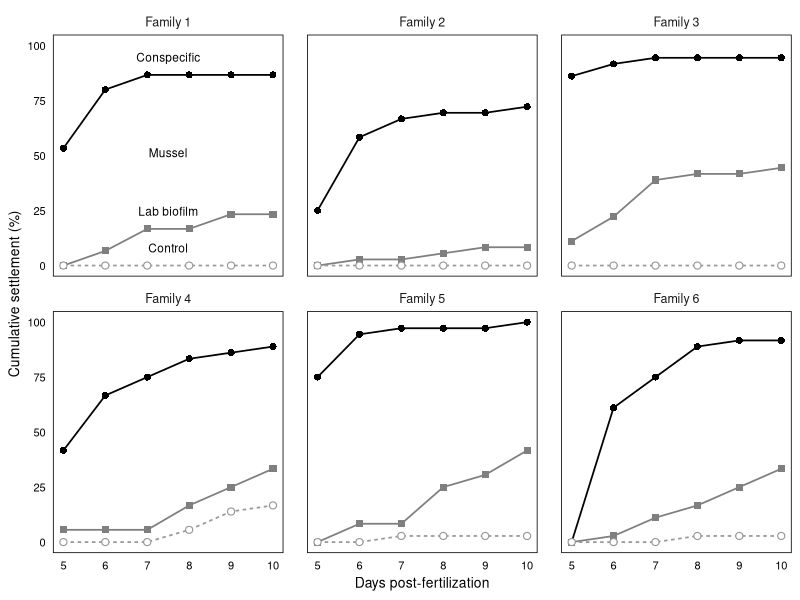
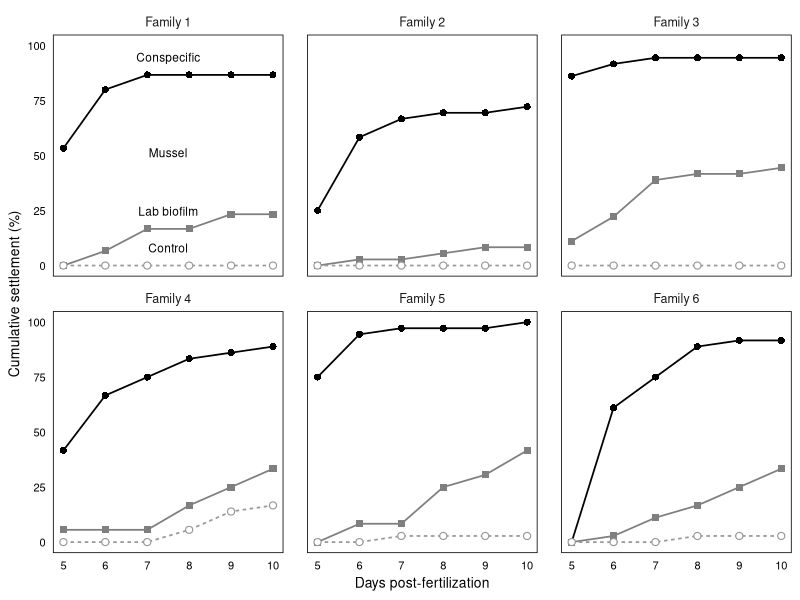
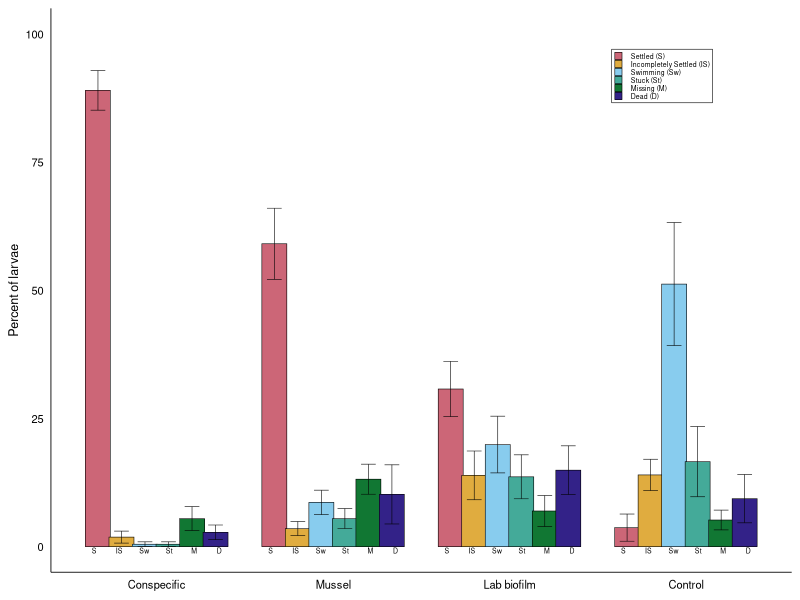
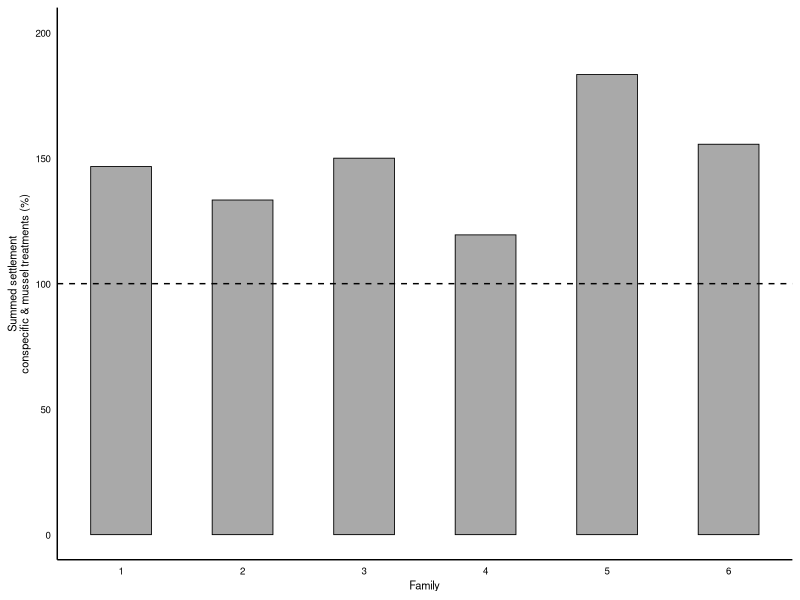

The R script that drew these images, in order:
## ---- chunk 1
knitr::opts_chunk$set(echo = TRUE)
knitr::opts_chunk$set(error = FALSE)

library(tidyverse)
library(ggplot2)
library(patchwork)
library(ggtext)
library(forcats)
## ---- chunk 2
# Data Pre-processing
# Treatment and score are factored as strings from integers and ordered appropriately. A new column "Larva" is added so individual larvae can be tracked through time.

data <- read.csv("../data/ficoSettlementData.csv")

data$Treatment <- factor(data$Treatment, 
                         levels = c(1, 2, 3, 4), 
                         labels = c("Conspecific", "Mussel", "Lab Biof", "Control"))
data$Score <- factor(data$Score,
                     levels = c(0, 1, 2, 3, 4, 5),
                     labels = c("Missing", "Juvenile", "Swimming", "Stuck", "Dead", "Part Meta"))

data$Score <- factor(data$Score, levels = c("Juvenile", "Part Meta", "Swimming", "Stuck", "Missing", "Dead"))

Larva <- paste(data$Family, data$Plate, data$Well, sep="-")
data <- cbind(data, Larva)

glimpse(data)
## ---- chunk 3
fig1Data <- data %>%
  group_by(Family, DPF, Treatment) %>%
  summarise(
    settlement = (sum(Score == "Juvenile")/n()) * 100
  )

first_family <- unique(fig1Data$Family)[1]

label_data <- fig1Data %>%
  filter(Family == first_family) %>%
  group_by(Treatment) %>%
  arrange(DPF) %>%
  slice(4) %>%
  ungroup()

label_data <- label_data %>%
  mutate(DPF = 7.5,
         label_y = settlement + 8,
         Treatment = fct_recode(Treatment,
                              "Conspecific" = "Conspecific",
                              "Mussel" = "Nat Biof",
                              "Lab biofilm" = "Lab Biof",
                              "Control" = "Control"))
  
## ---- chunk 4
fig1 <- ggplot(fig1Data, aes(x = DPF, y = settlement, color = Treatment, shape = Treatment, linetype = Treatment, fill = Treatment)) +
  geom_line(stat = "identity", linewidth = 0.6) +
  geom_point(stat = "identity", size = 2, stroke = 0.6) +
  scale_shape_manual(values = c(
    "Control" = 21,
    "Conspecific" = 16,
    "Nat Biof" = 17,
    "Lab Biof" = 15
  )) +
  scale_color_manual(values = c(
    "Control" = "grey60",
    "Conspecific" = "black",
    "Nat Biof" = "grey30",
    "Lab Biof" = "grey50"
  )) +
  scale_fill_manual(values = c(
    "Control" = "white",       # white fill for solid circle
    "Conspecific" = "black",
    "Nat Biof" = "grey30",
    "Lab Biof" = "grey50"
  )) +
  scale_linetype_manual(values = c(
    "Control" = "22",
    "Conspecific" = "solid",
    "Nat Biof" = "solid",
    "Lab Biof" = "solid"
  )) +
  geom_text(
    data = label_data,
    aes(x = DPF, y = label_y, label = Treatment),
    inherit.aes = FALSE,
    size = 3
  ) +
  facet_wrap(~ Family, labeller = labeller(Family = function(x) paste("Family", x))) +
  labs(
    x = "Days post-fertilization",
    y = "Cumulative settlement (%)",
    color = "Substrate",
    shape = "Substrate",
    linetype = "Substrate"
  ) +
  theme_minimal(base_size = 12) +
  theme(
    panel.grid = element_blank(),
    panel.border = element_rect(color = "black", fill = NA),
    axis.text = element_text(size = 8, color = "black"),
    axis.title = element_text(size = 10, margin = margin(r = 6)),
    legend.position = "none",
    panel.spacing.x = unit(.6, "cm"),
    strip.text = element_text(size = 9),
    panel.background = element_rect(fill = "white", color = NA),
  plot.background = element_rect(fill = "white", color = NA)
  )

print(fig1)

## ---- chunk 5

ggsave("Figure 2.TIFF", plot = fig1,
       width = 16.9, height = 11.8,
       units = "cm", dpi = 1200, compression = "lzw")

## ---- chunk 6
fig2Data <- data %>%
  filter(DPF == 10) %>%
  group_by(Family, Treatment, Score) %>%
  summarise(count = n()) %>%
  group_by(Family, Treatment) %>%
  mutate(percent = 100 * count / sum(count)) %>%
  ungroup() %>%
  complete(Family, Treatment, Score, fill = list(percent = 0, count = 0))

fig2DataAvg <- fig2Data %>%
  group_by(Treatment, Score) %>%
  summarize(
    mean_percent = mean(percent),
    SE = sd(percent) / sqrt(n())
  )

fig2DataAvg <- fig2DataAvg %>%
  mutate(ScoreLabel = dplyr::recode(as.character(Score),
    "Juvenile"   = "S",
    "Part Meta"  = "IS",
    "Swimming"   = "Sw",
    "Stuck"      = "St",
    "Missing"    = "M",
    "Dead"       = "D"
  ))


## ---- chunk 7
# ggplot(fig2DataAvg, aes(x = Treatment, y = mean_percent, fill = Score)) +
#   geom_bar(stat = "identity", width = 0.75, position = position_dodge(0.8), color = "black") +
#   scale_x_discrete(labels = c("Conspecific", "Field Biofilm", "Lab Biofilm", "Control")) +
#   scale_fill_manual(values = c("Juvenile" = "#CC6677", 
#                                "Part Meta" = "#E0AC3F",
#                                "Swimming" = "#88CCEE",
#                                "Stuck" = "#44AA99",
#                                "Missing" = "#117733",
#                                "Dead" = "#332288"),
#                     labels = c(
#                                "Juvenile" = "Settled (S)", 
#                                "Part Meta" = "Incompletely Settled (IS)",
#                                "Swimming" = "Swimming (Sw)",
#                                "Stuck" = "Stuck (St)",
#                                "Missing" = "Missing (M)",
#                                "Dead" = "Dead (D)"
#                                )) +
#   geom_errorbar(aes(ymin = mean_percent - SE, ymax = mean_percent + SE), position = position_dodge(0.8), width = 0.5) +
#     geom_text(
#     aes(label = ScoreLabel, y = 2),
#     position = position_dodge(0.8),
#     vjust = 2.3,
#     size = 3
#   ) +
#   labs(
#     y = "Percent of larvae",
#     x = "Treatment",
#     fill = "Score"
#   ) +
#   guides(fill = guide_legend(ncol = 2)) +
#   theme_minimal() +
#   theme(
#     panel.grid.major = element_blank(),
#     panel.grid.minor = element_blank(),
#     panel.border = element_rect(color = "black", fill = NA),
#     panel.spacing.y = unit(2, "lines"),
#     axis.title.y = element_text(margin = margin(r = 8)),
#     axis.title.x = element_text(margin = margin(t = 8)),
#     legend.position = "inside",
#     legend.position.inside = c(0.77, 0.85),
#     legend.background = element_rect(fill = "white"),
#     legend.key.size = unit(0.8, "lines"),
#     legend.title.align = 0.5
#   )

p <- ggplot(fig2DataAvg, aes(x = Treatment, y = mean_percent, fill = Score)) +
  geom_bar(stat = "identity", width = 0.85, position = position_dodge(0.8), color = "black", linewidth = 0.2) +
  scale_x_discrete(labels = c("Conspecific", "Mussel", "Lab biofilm", "Control")) +
  scale_fill_manual(values = c("Juvenile" = "#CC6677", 
                               "Part Meta" = "#E0AC3F",
                               "Swimming" = "#88CCEE",
                               "Stuck" = "#44AA99",
                               "Missing" = "#117733",
                               "Dead" = "#332288"),
                    labels = c(
                               "Juvenile" = "Settled (S)", 
                               "Part Meta" = "Incompletely Settled (IS)",
                               "Swimming" = "Swimming (Sw)",
                               "Stuck" = "Stuck (St)",
                               "Missing" = "Missing (M)",
                               "Dead" = "Dead (D)"
                               )) +
  geom_errorbar(aes(ymin = mean_percent - SE, ymax = mean_percent + SE), position = position_dodge(0.8), width = 0.5, linewidth = 0.2) +
    geom_text(
    aes(label = ScoreLabel, y = 1),
    position = position_dodge(0.85),
    vjust = 2,
    size = 1.75
  ) +
  labs(
    y = "Percent of larvae",
    x = "Substrate",
    fill = "Score"
  ) +
  guides(fill = guide_legend(ncol = 1)) +
  scale_y_continuous(limits = c(0, 100)) +
  theme_minimal(base_size = 12) +
  theme(
    panel.grid.major = element_blank(),
    panel.grid.minor = element_blank(),
    panel.border = element_blank(),
    axis.line.x = element_line(color = "black", size = 0.3),
    axis.line.y = element_line(color = "black", size= 0.3),
    panel.spacing.y = unit(2, "lines"),
    axis.title.y = element_text(margin = margin(r = 3), size = 9),
    axis.title.x = element_blank(),
    axis.text = element_text(size = 8, color = "black"),
    legend.position = "inside",
    legend.position.inside = c(0.825, 0.88),
    legend.background = element_rect(fill = "white", colour = "black", linewidth = 0.2),
    legend.key.size = unit(0.4, "lines"),
    legend.text = element_text(size = 5),
    legend.title = element_blank(),
    legend.margin = margin(2, 2, 2, 2),
    legend.box.margin = margin(0, 0, 0, 0),
    legend.key.width = unit(0.4, "lines"),
    panel.background = element_rect(fill = "white", color = NA),
    plot.background = element_rect(fill = "white", color = NA),
  )

  ggsave("Figure 3.tiff", plot = p,
       width = 8.4, height = 6.3, units = "cm", dpi = 1200, compression = "lzw")


## ---- chunk 8
fig3Data <- data %>%
  filter(DPF==10) %>%
  group_by(Family, Treatment) %>%
  summarise(
    juvenile = (sum(Score == "Juvenile") / n()) * 100
    )

fig3Data <- fig3Data %>%
  filter(Treatment %in% c("Conspecific", "Mussel")) %>%
  group_by(Family) %>%
  summarise(
    sumSet = sum(juvenile)
  )
## ---- chunk 9
fig4 <- ggplot(fig3Data, aes(x = Family, y = sumSet)) +
  geom_bar(stat = "identity", fill = "darkgrey", color = "black", width = 0.5, linewidth = 0.3) +
  geom_hline(yintercept = 100, linetype = "dashed", color = "black", linewidth = 0.5) +
  scale_x_continuous(breaks = 1:6) +
  scale_y_continuous(limits = c(0,200)) +
  labs(
    x = "Family",
    y = "Summed settlement\nconspecific & mussel treatments (%)"
  ) +

  theme_minimal() +
  theme(
    panel.grid = element_blank(),
    panel.border = element_blank(),
    axis.line.x = element_line(color = "black"),
    axis.line.y = element_line(color = "black"),
    axis.text = element_text(size = 7, color = "black"),
    axis.title = element_text(size = 8, margin = margin(r=3)),
    panel.background = element_rect(fill = "white", color = NA),
    plot.background = element_rect(fill = "white", color = NA)
)

ggsave("Figure 4.tiff", plot = fig4,
       width = 8.4, height = 6.3, units = "cm", dpi = 1200, compression = "lzw")
